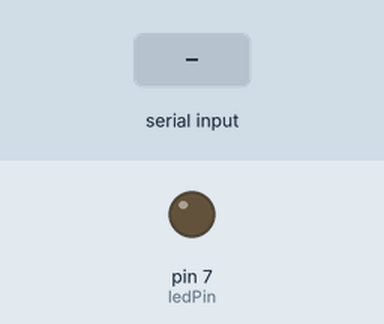
Simulated run of this sketch. Board: Arduino Mega 2560, built with avr-gcc and run on an emulated ATmega2560. Shown: output pins drawn as LEDs (lit = HIGH). The test bench sets the inputs (shaded band).

Above: at 1.2 s.
1.3 s: "1" received over the second serial link
At 2.2 s:
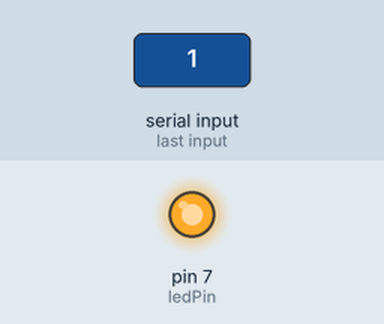
2.8 s: "0" received over the second serial link
At 3.3 s:
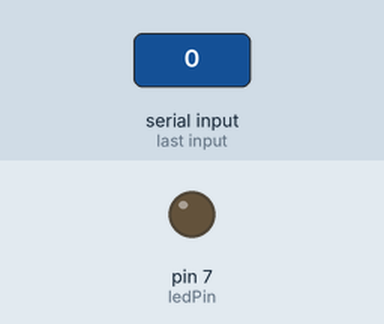
Timing chart, 0 to 5.8 s (numbered marks = the images above; inputs shaded):
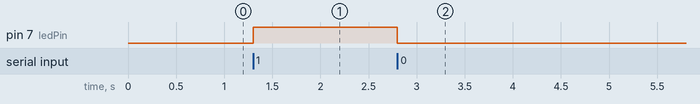

Measured:
- after the input at 1.3 s, pin 7 (ledPin): LOW → HIGH at once
- after the input at 2.8 s, pin 7 (ledPin): HIGH → LOW at once

The sketch:

sketch_jun23a.ino
```cpp
#define ledPin 7
int state = 0;
void setup() {
  pinMode(ledPin, OUTPUT);
  digitalWrite(ledPin, LOW);
  Serial2.begin(115200); // Default communication rate of the Bluetooth module
}
void loop() {
  if(Serial2.available() > 0){ // Checks whether data is comming from the serial port
    state = Serial2.read(); // Reads the data from the serial port
 }
 if (state == '0') {
  digitalWrite(ledPin, LOW); // Turn LED OFF
  Serial2.println("LED: OFF"); // Send back, to the phone, the String "LED: ON"
  state = 0;
 }
 else if (state == '1') {
  digitalWrite(ledPin, HIGH);
  Serial2.println("LED: ON");;
  state = 0;
 }
}
```
